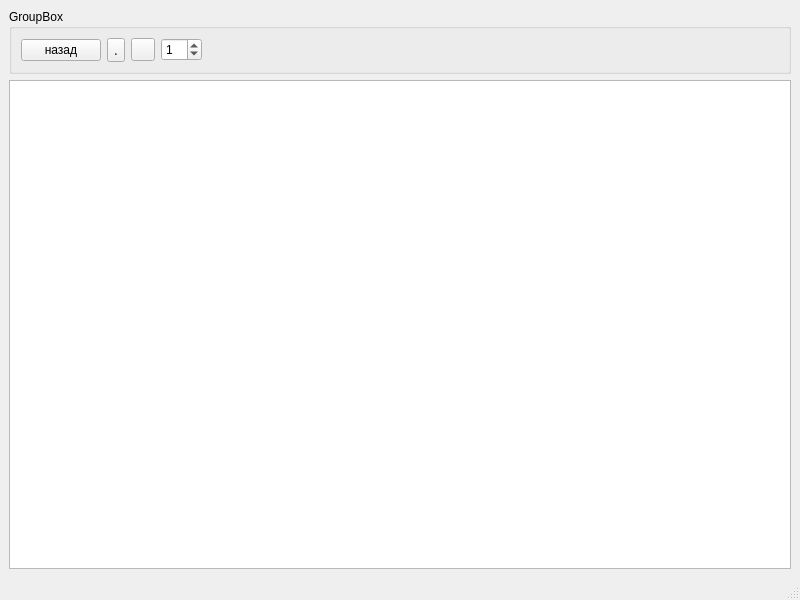
<?xml version="1.0" encoding="UTF-8"?>
<ui version="4.0">
 <class>MainWindow</class>
 <widget class="QMainWindow" name="MainWindow">
  <property name="geometry">
   <rect>
    <x>0</x>
    <y>0</y>
    <width>800</width>
    <height>600</height>
   </rect>
  </property>
  <property name="windowTitle">
   <string>MainWindow</string>
  </property>
  <widget class="QWidget" name="centralwidget">
   <layout class="QGridLayout" name="gridLayout">
    <item row="0" column="0">
     <widget class="QGroupBox" name="groupBox">
      <property name="title">
       <string>GroupBox</string>
      </property>
      <layout class="QGridLayout" name="gridLayout_2">
       <item row="0" column="5">
        <spacer name="horizontalSpacer">
         <property name="orientation">
          <enum>Qt::Horizontal</enum>
         </property>
         <property name="sizeType">
          <enum>QSizePolicy::Maximum</enum>
         </property>
         <property name="sizeHint" stdset="0">
          <size>
           <width>800</width>
           <height>20</height>
          </size>
         </property>
        </spacer>
       </item>
       <item row="0" column="1">
        <widget class="QPushButton" name="back">
         <property name="text">
          <string>назад</string>
         </property>
        </widget>
       </item>
       <item row="0" column="4">
        <widget class="QSpinBox" name="brushSizeValue">
         <property name="value">
          <number>1</number>
         </property>
        </widget>
       </item>
       <item row="0" column="3">
        <widget class="QToolButton" name="colorButton">
         <property name="autoFillBackground">
          <bool>false</bool>
         </property>
         <property name="text">
          <string/>
         </property>
        </widget>
       </item>
       <item row="0" column="2">
        <widget class="QToolButton" name="clearAllBtn">
         <property name="font">
          <font>
           <family>qtds_propertyIconFont.ttf</family>
          </font>
         </property>
         <property name="text">
          <string>.</string>
         </property>
         <property name="icon">
          <iconset>
           <normaloff>delete.ico</normaloff>delete.ico</iconset>
         </property>
        </widget>
       </item>
      </layout>
     </widget>
    </item>
    <item row="1" column="0">
     <widget class="QGraphicsView" name="graphicsView"/>
    </item>
   </layout>
  </widget>
  <widget class="QMenuBar" name="menubar">
   <property name="geometry">
    <rect>
     <x>0</x>
     <y>0</y>
     <width>800</width>
     <height>20</height>
    </rect>
   </property>
  </widget>
  <widget class="QStatusBar" name="statusbar"/>
 </widget>
 <resources/>
 <connections/>
</ui>
